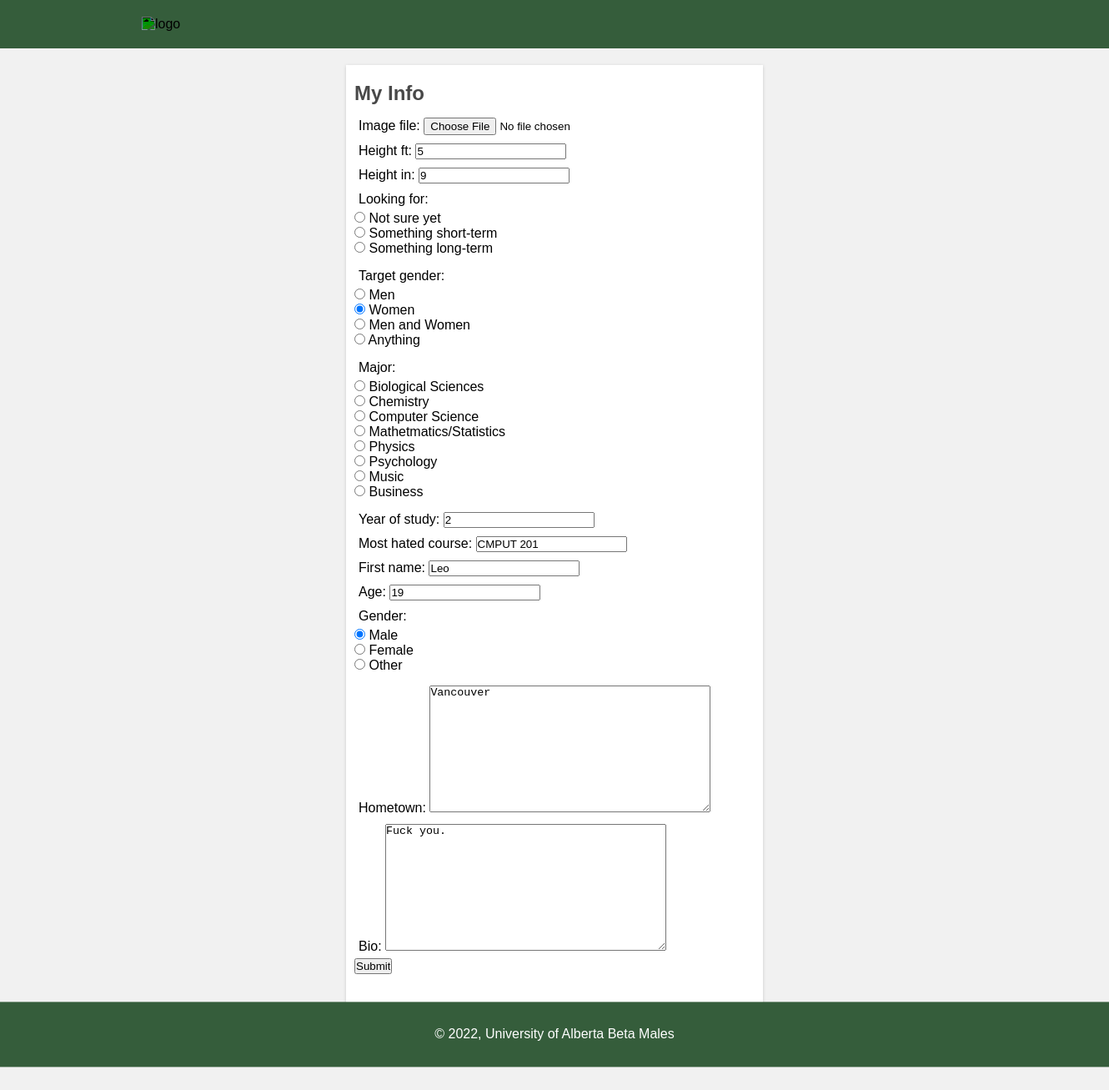
/account/edit_info/ (signed in), run on the app's committed database.
### account/models.py (models this page shows, shortened)
class UserInfo(models.Model):
    user = models.OneToOneField(
        to=User,
        on_delete=models.CASCADE,
        )
    image_file = models.ImageField(
        null=True,
        blank=True
        )
    height_ft = models.IntegerField()
    height_in = models.IntegerField()
    looking_for = models.CharField(max_length=40)
    target_gender = models.CharField(max_length=40)
    major = models.CharField(max_length=40)
    year_of_study = models.IntegerField()
    most_hated_course = models.CharField(max_length=40)
    first_name = models.CharField(max_length=40, null=True, blank=True)
    age = models.IntegerField()
    gender = models.CharField(max_length=40)
    hometown = models.TextField()
    bio = models.TextField(max_length=300)

### account/views.py (the view, shortened to what this page needs)
# urls.py: path("account/edit_info/", views.edit_info),
def edit_info(request):
    context = {}
    try:
        user_info = UserInfo.objects.get(user=request.user)
        form = PersonalInfoForm(instance=user_info)
    except:
        form = PersonalInfoForm()
        user_info = None
    context["form"] = form
    return render(request, "edit_info.html", context)

### account/templates/edit_info.html (shortened to what this page needs)
<!DOCTYPE html>
<html>
    <head>
    </head>
    <body>
        <header>
            <a href="https://www.ualberta.ca/index.html">
            <img alt="logo" src="https://logodix.com/logo/1031274.png">
            </a>
        </header>
        <main>
            <article class="articleStyle">
                    <h1>My Info</h1>
                    <p>
                        <form method="post">
                            {{form.as_p}}
                            <submitbutton>
                                <input type="submit" value="Submit" placeholder = "Test">
                            </submitbutton>
                        </form>
                    <p>
                <footer>
                    <p> &copy; <script>document.write(new Date().getFullYear());</script>, University of Alberta Beta Males</p>
                </footer>
            </article>
        </main>
    </body>
</html>

### data on the page
UserInfo: height_ft "5", height_in "9", looking_for "☐ Not sure yet ☐ Something short-term ☐ Something long-term", target_gender "☐ Men ☑ Women ☐ Men and Women ☐ Anything", major "☐ Biological Sciences ☐ Chemistry ☐ Computer Science ☐ Mathetmatics/Statistics ☐ Physics ☐ Psychology ☐ Music ☐ Business", year_of_study "2", most_hated_course "CMPUT 201", first_name "Leo", age "19", gender "☑ Male ☐ Female ☐ Other", hometown "Vancouver", bio "Fuck you."
